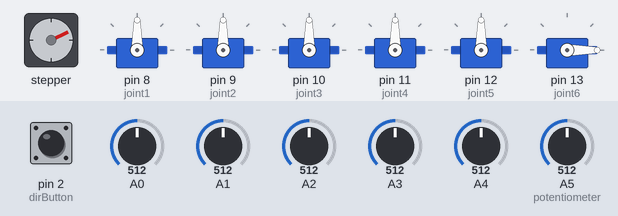
A sketch run on a simulated Arduino Uno, built with avr-gcc and run on an emulated ATmega328P. Parts: stepper motor, 6 × servo. Wiring (inferred from the names in the program): stepper motor driver (200 steps per turn assumed): step pin 3; direction pin 4. Inputs (shaded band) come from the test bench; at power-on: A0 = 512, A1 = 512, A2 = 512, A3 = 512, A4 = 512, pin 2 (dirButton) HIGH, A5 (potentiometer) = 512.

Above: at 1.2 s.
1.3 s: A0 set to 716
At 1.66 s:
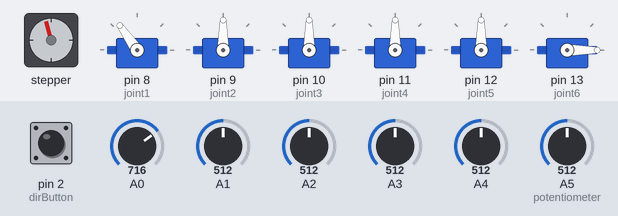
4.3 s: A1 set to 716
At 4.66 s:
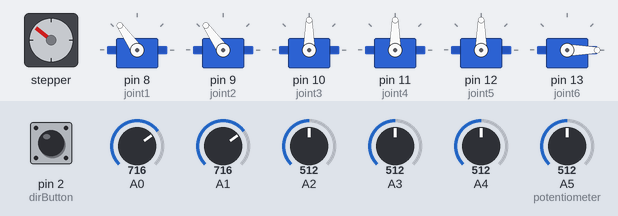
7.3 s: A2 set to 716
At 7.67 s:
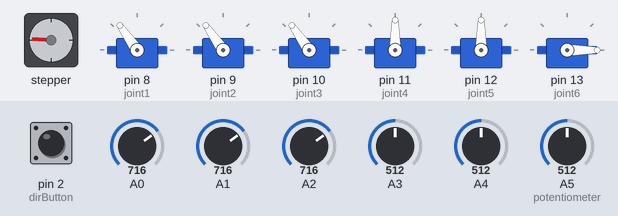
10.3 s: A3 set to 716
At 10.68 s:
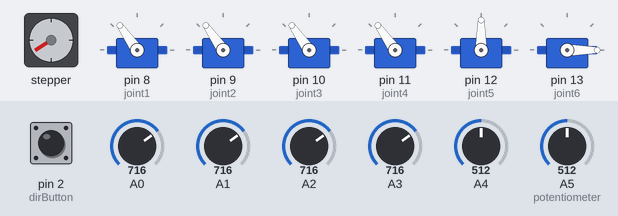
13.3 s: A4 set to 716
At 13.68 s:
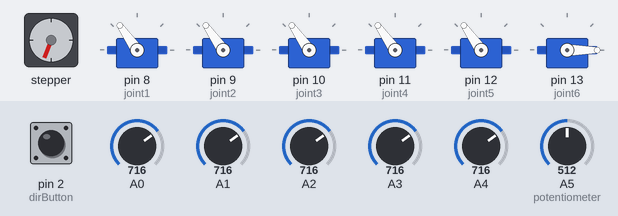
16.3 s: A0 set to 992
At 16.69 s:
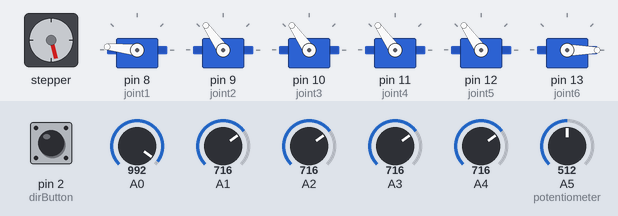
Timing chart, 0 to 22.2 s (numbered marks = the images above; inputs shaded):
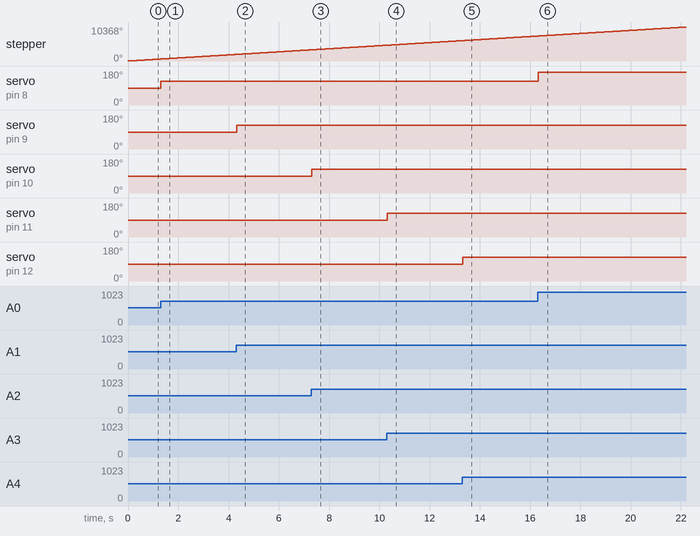

The sketch:

ELET_1400_Lab_code.ino
```cpp
#include<Servo.h>

// Created by Victor Valadez
// Youtube Video: https://youtube.com/shorts/bTavCQ-jaq0?feature=shared

Servo joint1;
Servo joint2;
Servo joint3;
Servo joint4;
Servo joint5;
Servo joint6;

int joint1Val;
int joint2Val;
int joint3Val;
int joint4Val;
int joint5Val;
int joint6Val;


const int stepPin = 3;
 int dirPin = 4;
int dirButton = 2;
int state = HIGH;
int reading;
int previous = LOW;
int stepDelay=1000;


long time = 0;
long debounce = 200;

int customDelay,customDelayMapped;


void setup() {
  // put your setup code here, to run once:
  joint1.attach(8);
  joint2.attach(9);
  joint3.attach(10);
  joint4.attach(11);
  joint5.attach(12);
  joint6.attach(13);

  pinMode(stepPin,OUTPUT);
  pinMode(dirPin,OUTPUT);
  pinMode(dirButton, INPUT_PULLUP);

  digitalWrite(dirPin,HIGH);

  Serial.begin(9600);
}

void loop() {
  //put your main code here, to run repeatedly:
  joint1Val = analogRead(0);
  joint1Val = map(joint1Val,0,1023,0,180);

  joint2Val = analogRead(1);
  joint2Val = map(joint2Val,0,1023,0,180);

  joint3Val = analogRead(2);
  joint3Val = map(joint3Val,0,1023,0,180);

  joint4Val = analogRead(3);
  joint4Val = map(joint4Val,0,1023,0,180);

  joint5Val = analogRead(4);
  joint5Val = map(joint5Val,0,1023,0,180);


  joint1.write(joint1Val);
  joint2.write(joint2Val);
  joint3.write(joint3Val);
  joint4.write(joint4Val);

  int revjoint5Val = joint5Val - 180;

  joint5.write(joint5Val);
  joint6.write(revjoint5Val);

    customDelayMapped = speedUp(); // Gets custom delay values from the custom speedUp function
  // Makes pules with custom delay, depending on the Potentiometer, from which the speed of the motor depends
  digitalWrite(stepPin, HIGH);
  delayMicroseconds(customDelayMapped);
  digitalWrite(stepPin, LOW);
  delayMicroseconds(customDelayMapped);


  reading = digitalRead(dirButton);

  // if the input just went from LOW and HIGH and we've waited long enough
  // to ignore any noise on the circuit, toggle the output pin and remember
  // the time
  if (reading == HIGH && previous == LOW && millis() - time > debounce) {
    if (state == HIGH)
      state = LOW;
    else
      state = HIGH;

    time = millis();


}

  digitalWrite(dirPin, state);

  previous = reading;

digitalWrite(stepPin, HIGH);
delayMicroseconds(stepDelay);
digitalWrite(stepPin, LOW);
delayMicroseconds(stepDelay);

}

  int speedUp() {
  int customDelay = analogRead(A5); // Reads the potentiometer
  int newCustom = map(customDelay, 0, 1023, 300,4000); // Convrests the read values of the potentiometer from 0 to 1023 into desireded delay values (300 to 4000)
  return newCustom;
}
```

Measured:
- after the input at 1.3 s, servo on pin 8 (joint1): 90° → 125° at once
- after the input at 4.3 s, servo on pin 9 (joint2): 90° → 125° at once
- after the input at 7.3 s, servo on pin 10 (joint3): 90° → 125° at once
- after the input at 10.3 s, servo on pin 11 (joint4): 90° → 125° at once
- after the input at 13.3 s, servo on pin 12 (joint5): 90° → 125° at once
- after the input at 16.3 s, servo on pin 8 (joint1): 125° → 174° at once
